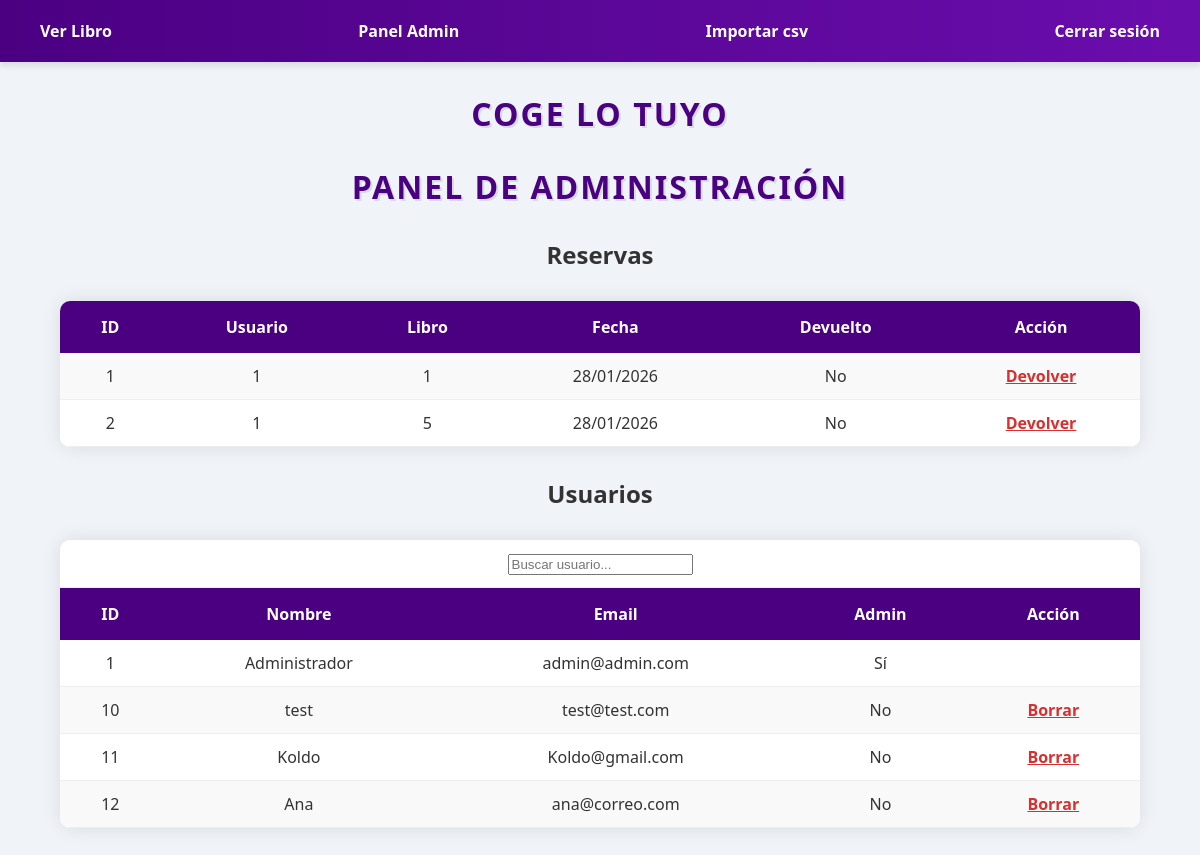
Before: /admin (signed in) with the older database file.
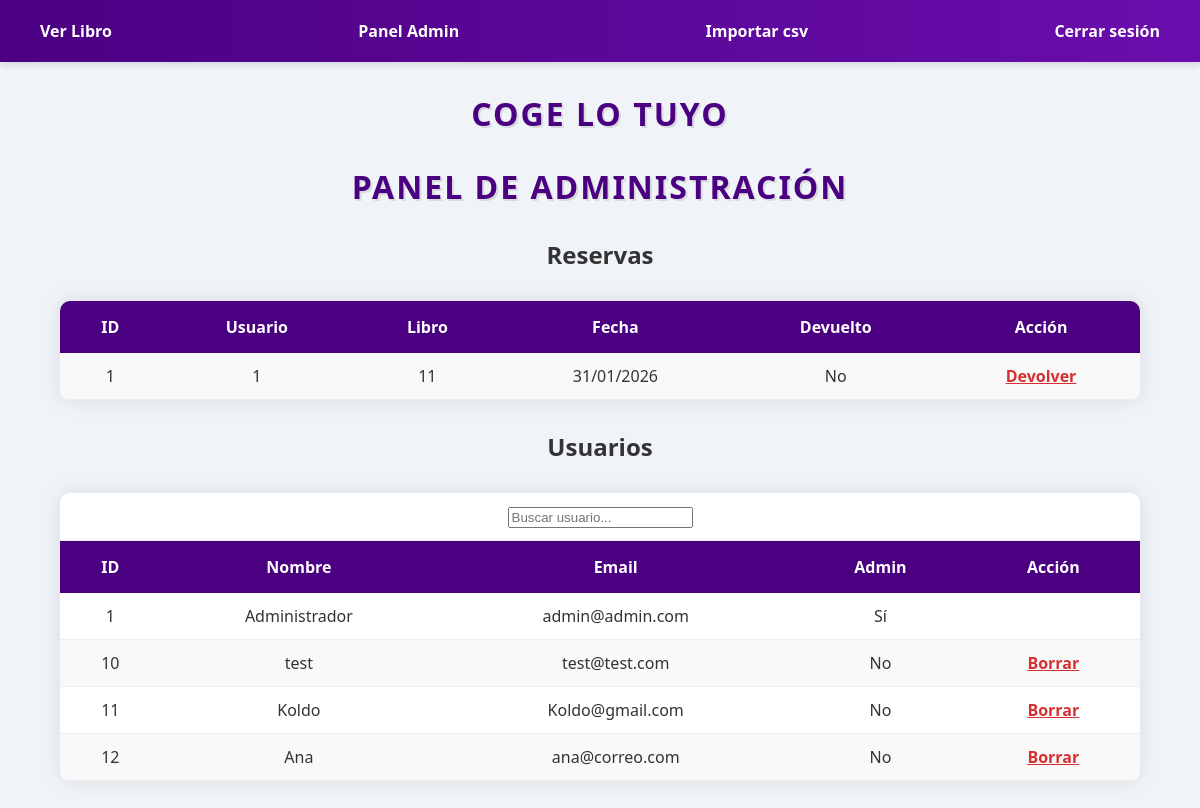
After: the same page with the newer database file.
### app/models/tablas.py (models this page shows)
class Prestamos(Base):
    __tablename__ = 'prestamos'
    id = Column(Integer, primary_key=True)
    usuario_id = Column(Integer, ForeignKey('usuarios.id'))
    libros_id = Column(Integer, ForeignKey('libros.id'))
    fechaprestamos = Column(String)
    devuelto = Column(Boolean)

class Usuarios(Base):
    __tablename__ = "usuarios"
    id = Column(Integer, primary_key=True)
    nombre = Column(String)
    apellidos = Column(String)
    email = Column(String)
    password = Column(String)
    direccion = Column(String)
    admin = Column(Boolean)

### app/routes/admin/adminpanel.py (the view)
@admin_bp.route("/admin")
def adminpanel():
    if not flask_session.get("usuario_id"):
        return redirect(url_for("login.login"))
    op = Operaciones()
    usuarios = op.mostrarUsu()
    reservas = op.mostrarReservas()
    return render_template("admin/adminpanel.html", usuarios=usuarios, reservas=reservas)

### app/app.py (called while the page is built)
def create_app():
    app = Flask(__name__)
    app.config['SECRET_KEY'] = 'secret'
    Base.metadata.create_all(engine)
    @app.teardown_appcontext
    def shutdown_session(exception=None):
        session.remove()
    for bp in ALL_BLUEPRINTS:
        app.register_blueprint(bp)
    return app

### app/models/operaciones.py (called while the page is built)
    @staticmethod
    def mostrarUsu():
        usuarios=session.query(Usuarios).all()
        print(usuarios)
        return usuarios

    @staticmethod
    def mostrarReservas():
        return session.query(Prestamos).all()

### templates/admin/adminpanel.html (shortened to what this page needs)
{% extends "base.html" %}
{% block content %}
<h1>Panel de Administración</h1>
<h2>Reservas</h2>
<table>
    <tr>
        <th>ID</th>
        <th>Usuario</th>
        <th>Libro</th>
        <th>Fecha</th>
        <th>Devuelto</th>
        <th>Acción</th>
    </tr>
    {% for r in reservas %}
    <tr>
        <td>{{ r.id }}</td>
        <td>{{ r.usuario_id }}</td>
        <td>{{ r.libros_id }}</td>
        <td>{{ r.fechaprestamos }}</td>
        <td>{{ "Sí" if r.devuelto else "No" }}</td>
        <td>
            {% if not r.devuelto %}
                <a href="{{ url_for('admin.devolver_reserva', id_reserva=r.id) }}">
                    Devolver
                </a>
            {% endif %}
        </td>
    </tr>
    {% endfor %}
</table>
<h2>Usuarios</h2>
<table id="tablaUsuarios" class="tablaUsuarios">
    <tr>
        <td colspan="5"><input type="text" id="buscadorUsuarios" placeholder="Buscar usuario..."></td>
    </tr>
    <tr>
        <th>ID</th>
        <th>Nombre</th>
        <th>Email</th>
        <th>Admin</th>
        <th>Acción</th>
    </tr>
    {% for u in usuarios %}
    <tr>
        <td>{{ u.id }}</td>
        <td>{{ u.nombre }}</td>
        <td>{{ u.email }}</td>
        <td>{{ "Sí" if u.admin else "No" }}</td>
        <td>
            {% if not u.admin %}
                <a href="{{ url_for('admin.borrar_usuario', id_usuario=u.id) }}">
                    Borrar
                </a>
            {% endif %}
        </td>
    </tr>
    {% endfor %}
</table>
{% endblock %}

Changed rows visible on the page:
removed Prestamos: id "2", usuario_id "1", libros_id "5", fechaprestamos "28/01/2026", devuelto "No"
changed Prestamos "No": libros_id "1" → "11"; fechaprestamos "28/01/2026" → "31/01/2026"
